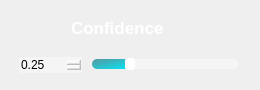
                 <widget class="QFrame" name="Conf_QF">
                  <property name="minimumSize">
                   <size>
                    <width>260</width>
                    <height>90</height>
                   </size>
                  </property>
                  <property name="maximumSize">
                   <size>
                    <width>260</width>
                    <height>90</height>
                   </size>
                  </property>
                  <property name="styleSheet">
                   <string notr="true">QFrame#Conf_QF{
border:2px solid rgba(255, 255, 255, 70);
border-radius:15px;
}</string>
                  </property>
                  <layout class="QVBoxLayout" name="verticalLayout_18">
                   <item>
                    <widget class="QPushButton" name="ToggleBotton_3">
                     <property name="sizePolicy">
                      <sizepolicy hsizetype="Expanding" vsizetype="Fixed">
                       <horstretch>0</horstretch>
                       <verstretch>0</verstretch>
                      </sizepolicy>
                     </property>
                     <property name="minimumSize">
                      <size>
                       <width>0</width>
                       <height>30</height>
                      </size>
                     </property>
                     <property name="maximumSize">
                      <size>
                       <width>16777215</width>
                       <height>30</height>
                      </size>
                     </property>
                     <property name="font">
                      <font>
                       <family>Nirmala UI</family>
                       <pointsize>13</pointsize>
                       <italic>false</italic>
                       <bold>true</bold>
                      </font>
                     </property>
                     <property name="cursor">
                      <cursorShape>ArrowCursor</cursorShape>
                     </property>
                     <property name="mouseTracking">
                      <bool>true</bool>
                     </property>
                     <property name="focusPolicy">
                      <enum>Qt::FocusPolicy::StrongFocus</enum>
                     </property>
                     <property name="contextMenuPolicy">
                      <enum>Qt::ContextMenuPolicy::DefaultContextMenu</enum>
                     </property>
                     <property name="layoutDirection">
                      <enum>Qt::LayoutDirection::LeftToRight</enum>
                     </property>
                     <property name="autoFillBackground">
                      <bool>false</bool>
                     </property>
                     <property name="styleSheet">
                      <string notr="true">QPushButton{
background-image: url(:/setting /images/newsize/conf.png);
background-repeat: no-repeat;
background-position: left center;
border: none;
border-left: 20px solid transparent;

text-align: left;
padding-left: 40px;
padding-bottom: 4px;
color: white;
font: 700 13pt &quot;Nirmala UI&quot;;
}</string>
                     </property>
                     <property name="text">
                      <string>Confidence</string>
                     </property>
                     <property name="autoDefault">
                      <bool>false</bool>
                     </property>
                     <property name="default">
                      <bool>false</bool>
                     </property>
                     <property name="flat">
                      <bool>false</bool>
                     </property>
                    </widget>
                   </item>
                   <item>
                    <widget class="QFrame" name="frame">
                     <property name="sizePolicy">
                      <sizepolicy hsizetype="Preferred" vsizetype="Preferred">
                       <horstretch>0</horstretch>
                       <verstretch>0</verstretch>
                      </sizepolicy>
                     </property>
                     <property name="minimumSize">
                      <size>
                       <width>0</width>
                       <height>20</height>
                      </size>
                     </property>
                     <property name="maximumSize">
                      <size>
                       <width>16777215</width>
                       <height>20</height>
                      </size>
                     </property>
                     <layout class="QHBoxLayout" name="horizontalLayout_17" stretch="3,7">
                      <property name="spacing">
                       <number>10</number>
                      </property>
                      <property name="leftMargin">
                       <number>8</number>
                      </property>
                      <property name="topMargin">
                       <number>0</number>
                      </property>
                      <property name="rightMargin">
                       <number>10</number>
                      </property>
                      <property name="bottomMargin">
                       <number>0</number>
                      </property>
                      <item>
                       <widget class="QDoubleSpinBox" name="conf_spinbox">
                        <property name="cursor">
                         <cursorShape>PointingHandCursor</cursorShape>
                        </property>
                        <property name="styleSheet">
                         <string notr="true">QDoubleSpinBox {
border: 0px solid lightgray;
border-radius: 2px;
background-color: rgba(255,255,255,90);
font: 600 9pt &quot;Segoe UI&quot;;
}
        
QDoubleSpinBox::up-button {
width: 10px;
height: 9px;
margin: 0px 3px 0px 0px;
border-image: url(:/setting /images/newsize/box_up.png);
}
QDoubleSpinBox::up-button:pressed {
margin-top: 1px;
}
            
QDoubleSpinBox::down-button {
width: 10px;
height: 9px;
margin: 0px 3px 0px 0px;
border-image: url(:/setting /images/newsize/box_down.png);
}
QDoubleSpinBox::down-button:pressed {
margin-bottom: 1px;
}</string>
                        </property>
                        <property name="minimum">
                         <double>0.010000000000000</double>
                        </property>
                        <property name="maximum">
                         <double>1.000000000000000</double>
                        </property>
                        <property name="singleStep">
                         <double>0.050000000000000</double>
                        </property>
                        <property name="value">
                         <double>0.250000000000000</double>
                        </property>
                       </widget>
                      </item>
                      <item>
                       <widget class="QSlider" name="conf_slider">
                        <property name="cursor">
                         <cursorShape>PointingHandCursor</cursorShape>
                        </property>
                        <property name="styleSheet">
                         <string notr="true">QSlider::groove:horizontal {
border: none;
height: 10px;
background-color: rgba(255,255,255,90);
border-radius: 5px;
}

QSlider::handle:horizontal {
width: 10px;
margin: -1px 0px -1px 0px;
border-radius: 3px;
background-color: white;
}

QSlider::sub-page:horizontal {
background-color: qlineargradient(x1:0, y1:0, x2:1, y2:1, stop:0 #59969b, stop:1 #04e7fa);
border-radius: 5px;
}</string>
                        </property>
                        <property name="minimum">
                         <number>1</number>
                        </property>
                        <property name="maximum">
                         <number>100</number>
                        </property>
                        <property name="value">
                         <number>25</number>
                        </property>
                        <property name="orientation">
                         <enum>Qt::Orientation::Horizontal</enum>
                        </property>
                       </widget>
                      </item>
                     </layout>
                    </widget>
                   </item>
                  </layout>
                 </widget>
